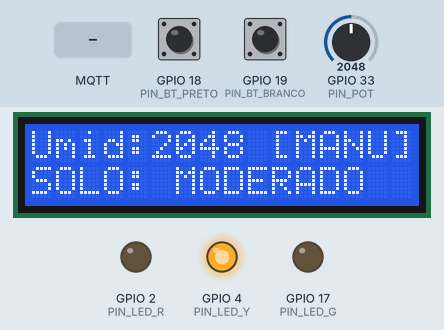
A sketch run on a simulated ESP32. Parts: 16×2 character LCD, output pins drawn as LEDs (lit = HIGH). Dashed ring = blinking. Inputs (shaded band) come from the test bench; at power-on: GPIO 19 (PIN_BT_BRANCO) HIGH, GPIO 33 (PIN_POT) = 2048, GPIO 18 (PIN_BT_PRETO) HIGH. WiFi joins after 1.5 s; servers stay silent unless stated; random numbers use the default seed unless the sketch sets one; no MQTT or app messages arrive unless stated; what the sketch prints to the serial monitor is not drawn.

Above: at 3.8 s.
3.9 s: MQTT message "1" arrives on the third subscribed topic
At 4.32 s:
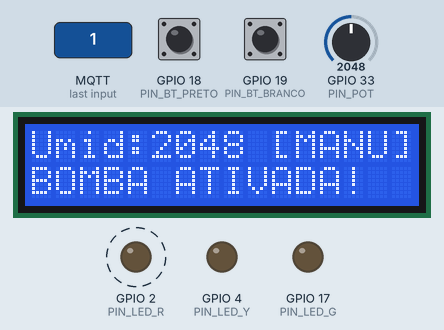
6.2 s: GPIO 19 (PIN_BT_BRANCO) pulled LOW for 1 s
At 8.2 s:
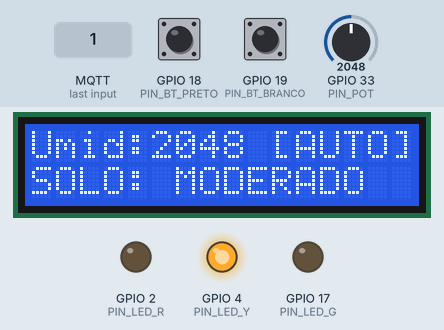
8.8 s: GPIO 33 (PIN_POT) set to 2684
At 9.6 s:
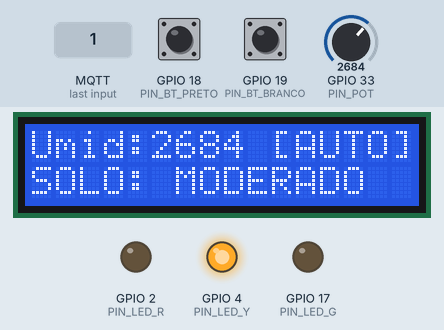
10.3 s: GPIO 33 (PIN_POT) set to 2758
At 11.0 s:
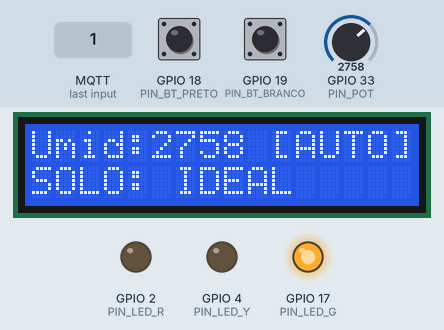
11.8 s: GPIO 18 (PIN_BT_PRETO) pulled LOW for 3.2 s
At 15.44 s:
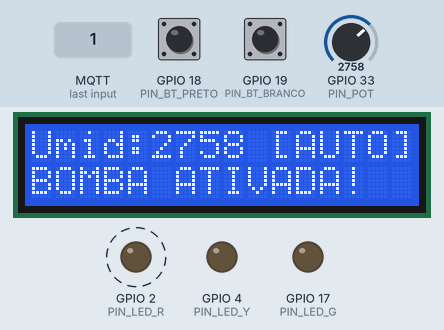
15.6 s: GPIO 19 (PIN_BT_BRANCO) pulled LOW for 0.15 s
At 16.9 s:
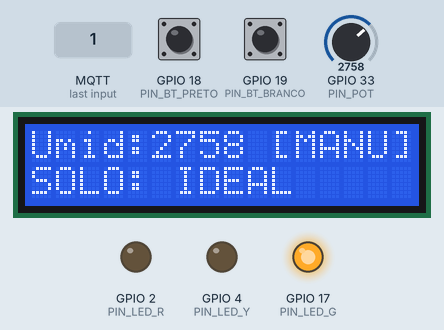
Timing chart, 0 to 18.4 s (numbered marks = the images above; inputs shaded):
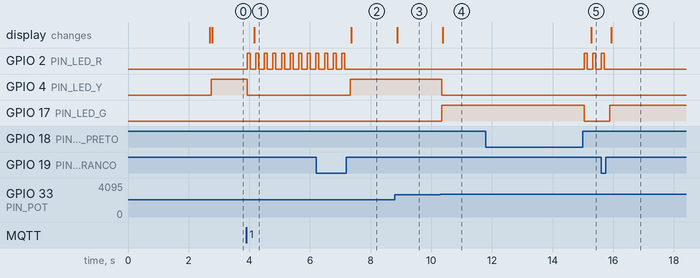

The sketch:

main.ino
```cpp
/*
 * ============================================================
 * PROJETO: OrbitalAgro — Estação Terrestre de Validação Climática
 *
 * ARQUITETURA:
 * - Refatorado com base nas boas práticas (Separação de módulos)
 * - Conexão MQTT não-bloqueante (verificaConexoes)
 * - Integração completa com Display LCD I2C
 *
 * HARDWARE (Wokwi):
 * OUTPUT: Pino 17 (LED Verde), 4 (LED Amarelo), 2 (LED Vermelho)
 * INPUT:  Pino 18 (Botão Preto), 19 (Botão Branco)
 * ANALOG: Pino 33 (Potenciômetro/Sensor de Umidade do Solo)
 * I2C:    Pinos 21 (SDA) e 22 (SCL) para o LCD 16x2
 * ============================================================
 */

#include <Arduino.h>
#include <WiFi.h>
#include <PubSubClient.h>
#include <ArduinoJson.h>
#include <LiquidCrystal_I2C.h> // Passo A: Biblioteca do Display adicionada

// ─── Mapeamento de Pinos (Padrão Clean Code) ──────────────────
#define PIN_BT_PRETO   18
#define PIN_BT_BRANCO  19
#define PIN_LED_G      17
#define PIN_LED_Y       4
#define PIN_LED_R       2
#define PIN_POT        33

// ─── Configurações do Sistema ─────────────────────────────────
#define INTERVALO_PUBLICACAO 2000

#define STATUS_SECO     0
#define STATUS_MODERADO 1
#define STATUS_UMIDO    2

// ─── Credenciais Wi-Fi e MQTT ─────────────────────────────────
const char* SSID        = "Wokwi-GUEST";
const char* PASSWORD    = "";
const char* BROKER_MQTT = "broker.hivemq.com";
const int   BROKER_PORT = 1883;
const char* ID_MQTT     = "orbital_agro_rm561337";

// Tópicos de Comunicação
const char* TOPIC_PUB_STATUS = "orbitalsense/fiap2tds/RM561337/status";
const char* TOPIC_PUB_SENSOR = "orbitalsense/fiap2tds/RM561337/sensor";
const char* TOPIC_PUB_ALERTA = "orbitalsense/fiap2tds/RM561337/alertas";

const char* TOPIC_SUB_RESET  = "orbitalsense/fiap2tds/RM561337/reset";
const char* TOPIC_SUB_MODO   = "orbitalsense/fiap2tds/RM561337/cmd/modo";
const char* TOPIC_SUB_BOMBA  = "orbitalsense/fiap2tds/RM561337/cmd/bomba";

WiFiClient   espClient;
PubSubClient MQTT(espClient);
LiquidCrystal_I2C lcd(0x27, 16, 2); // Passo A: Declaração do LCD

// ─── Variáveis de Estado (Memória do Sistema) ─────────────────
unsigned long ultimaPublicacao = 0;

int  valorAnalog      = 0;
int  nivelRisco       = STATUS_SECO;
bool modoAutomatico   = false;
int  contadorAlertas  = 0;
bool flagBranco       = LOW;
bool flagPreto        = LOW;
bool alertaManual     = false;

struct Alerta {
  unsigned long timestamp;
  int valor;
  String tipo;
};
Alerta historico[5];
int idxHistorico = 0;

// ─── Protótipos das Funções ───────────────────────────────────
void initWiFi();
void initMQTT();
void reconectaMQTT();
void verificaConexoes();
void callbackMQTT(char* topic, byte* payload, unsigned int length);

void lerSensor();
void processarBotoes();
void atualizarLEDs();
void atualizarLCD();
void registrarAlerta(String tipo);
String nivelParaString(int nivel);

void publicarTudo();
String jsonStatus();
String jsonSensor();
String jsonAlertas();

// ─────────────────────────────────────────────────────────────
void setup() {
  Serial.begin(115200);

  // Passo B: Inicialização da tela nas primeiras linhas do setup
  lcd.init();
  lcd.backlight();
  lcd.setCursor(0, 0);
  lcd.print("OrbitalAgro IoT");
  lcd.setCursor(0, 1);
  lcd.print("Iniciando...");

  // Configuração dos Pinos
  pinMode(PIN_BT_BRANCO, INPUT_PULLUP);
  pinMode(PIN_BT_PRETO,  INPUT_PULLUP);
  pinMode(PIN_LED_G,     OUTPUT);
  pinMode(PIN_LED_Y,     OUTPUT);
  pinMode(PIN_LED_R,     OUTPUT);

  digitalWrite(PIN_LED_G, LOW);
  digitalWrite(PIN_LED_Y, LOW);
  digitalWrite(PIN_LED_R, LOW);

  // Limpa histórico
  for (int i = 0; i < 5; i++) historico[i] = {0, 0, "vazio"};

  initWiFi();
  initMQTT();
  delay(1000);
  lcd.clear(); // Limpa a mensagem de inicialização
}

// ─────────────────────────────────────────────────────────────
void loop() {
  // Verifica conexões de forma não-bloqueante (Padrão Clean Code)
  verificaConexoes();
  MQTT.loop();

  // Executa leituras e atuadores
  processarBotoes();
  lerSensor();
  atualizarLEDs();
  atualizarLCD(); // Passo C: Função de atualização da tela chamada no loop

  // Publicação temporizada
  if (millis() - ultimaPublicacao >= INTERVALO_PUBLICACAO) {
    ultimaPublicacao = millis();
    publicarTudo();
  }

  delay(50);
}

// ─── Módulo de Rede (Baseado no challenge iotv2) ──────────────
void initWiFi() {
  Serial.print("[WiFi] Conectando a ");
  Serial.println(SSID);
  WiFi.begin(SSID, PASSWORD, 6);

  while (WiFi.status() != WL_CONNECTED) {
    delay(200);
    Serial.print(".");
  }
  Serial.println("\n[WiFi] Conectado!");
}

void initMQTT() {
  MQTT.setServer(BROKER_MQTT, BROKER_PORT);
  MQTT.setCallback(callbackMQTT);
}

void reconectaMQTT() {
  if (WiFi.status() != WL_CONNECTED) return;

  if (!MQTT.connected()) {
    Serial.print("[MQTT] Conectando ao Broker... ");
    String clientId = String(ID_MQTT) + "-" + String(random(0xffff), HEX);

    if (MQTT.connect(clientId.c_str())) {
      Serial.println("OK!");
      MQTT.subscribe(TOPIC_SUB_RESET);
      MQTT.subscribe(TOPIC_SUB_MODO);
      MQTT.subscribe(TOPIC_SUB_BOMBA);
      publicarTudo();
    } else {
      Serial.print("Falha, rc=");
      Serial.print(MQTT.state());
      Serial.println(" Nova tentativa automatica...");
    }
  }
}

void verificaConexoes() {
  if (WiFi.status() != WL_CONNECTED) initWiFi();
  if (!MQTT.connected()) reconectaMQTT();
}

// ─── Módulo de Sensores e Atuadores ───────────────────────────
void lerSensor() {
  valorAnalog = analogRead(PIN_POT);
  int nivelAnterior = nivelRisco;

  if      (valorAnalog <= 1365) nivelRisco = STATUS_SECO;
  else if (valorAnalog <= 2730) nivelRisco = STATUS_MODERADO;
  else                          nivelRisco = STATUS_UMIDO;

  if (nivelAnterior != STATUS_SECO && nivelRisco == STATUS_SECO) {
    contadorAlertas++;
    registrarAlerta("AUTOMATICO_CRITICO");
    Serial.printf("[ALERTA] Solo extremamente SECO! ADC: %d\n", valorAnalog);
  }
}

void processarBotoes() {
  bool statusBranco = digitalRead(PIN_BT_BRANCO);
  if (statusBranco == LOW  && flagBranco == LOW)  flagBranco = HIGH;
  if (statusBranco == HIGH && flagBranco == HIGH) {
    flagBranco = LOW;
    modoAutomatico = !modoAutomatico;
    alertaManual   = false;
    Serial.println(modoAutomatico ? "[SISTEMA] Irrigação AUTO Ativada" : "[SISTEMA] Controle MANUAL");
  }

  bool statusPreto = digitalRead(PIN_BT_PRETO);
  if (statusPreto == LOW  && flagPreto == LOW)  flagPreto = HIGH;
  if (statusPreto == HIGH && flagPreto == HIGH) {
    flagPreto    = LOW;
    alertaManual = !alertaManual;

    if (alertaManual) {
      contadorAlertas++;
      registrarAlerta("MANUAL_BOTAO_PRETO");
      Serial.println("[BOMBA] Acionada fisicamente na fazenda!");
    } else {
      Serial.println("[BOMBA] Desativada fisicamente.");
    }
  }
}

void atualizarLEDs() {
  // 1. Prioridade Máxima: Se a bomba for ligada (física ou remotamente), pisca vermelho
  if (alertaManual) {
    digitalWrite(PIN_LED_G, LOW);
    digitalWrite(PIN_LED_Y, LOW);
    digitalWrite(PIN_LED_R, HIGH);
    delay(100);
    digitalWrite(PIN_LED_R, LOW);
    delay(100);
    return;
  }

  // 2. Comportamento Padrão: LEDs refletem EXATAMENTE a umidade do solo
  digitalWrite(PIN_LED_R, nivelRisco == STATUS_SECO ? HIGH : LOW);
  digitalWrite(PIN_LED_Y, nivelRisco == STATUS_MODERADO ? HIGH : LOW);
  digitalWrite(PIN_LED_G, nivelRisco == STATUS_UMIDO ? HIGH : LOW);
}

// Passo C: A função do Display LCD implementada
void atualizarLCD() {
  lcd.setCursor(0, 0);
  lcd.print("Umid:");
  lcd.print(valorAnalog);
  lcd.print("   "); // Sobrescreve números antigos com espaço vazio

  lcd.setCursor(10, 0);
  if(modoAutomatico) lcd.print("[AUTO]");
  else lcd.print("[MANU]");

  lcd.setCursor(0, 1);
  if(alertaManual) {
    lcd.print("BOMBA ATIVADA!  ");
  } else {
    if(nivelRisco == STATUS_SECO)      lcd.print("ALERTA: SECO!   ");
    else if(nivelRisco == STATUS_MODERADO) lcd.print("SOLO: MODERADO  ");
    else                               lcd.print("SOLO: IDEAL     ");
  }
}

void registrarAlerta(String tipo) {
  historico[idxHistorico] = {millis(), valorAnalog, tipo};
  idxHistorico = (idxHistorico + 1) % 5;
}

String nivelParaString(int nivel) {
  switch (nivel) {
    case STATUS_SECO: return "CRITICO";
    case STATUS_MODERADO: return "ATENCAO";
    case STATUS_UMIDO: return "NORMAL";
    default: return "DESCONHECIDO";
  }
}

// ─── Módulo MQTT Recebimento de Comandos ──────────────────────
void callbackMQTT(char* topic, byte* payload, unsigned int length) {
  String t = String(topic);
  Serial.println("[MQTT] Comando Remoto recebido.");

  if (t == TOPIC_SUB_RESET) {
    contadorAlertas = 0;
    idxHistorico    = 0;
    alertaManual    = false;
    for (int i = 0; i < 5; i++) historico[i] = {0, 0, "vazio"};
    Serial.println(">> Sistema Resetado pelo Dashboard!");
    publicarTudo();
  }
  else if (t == TOPIC_SUB_MODO) {
    modoAutomatico = !modoAutomatico;
    alertaManual   = false;
    Serial.println(modoAutomatico ? ">> Modo AUTO via Dashboard" : ">> Modo MANUAL via Dashboard");
    publicarTudo();
  }
  else if (t == TOPIC_SUB_BOMBA) {
    alertaManual = !alertaManual;
    if (alertaManual) {
      contadorAlertas++;
      registrarAlerta("ACIONAMENTO_REMOTO");
      Serial.println(">> Irrigação FORÇADA via Dashboard!");
    } else {
      Serial.println(">> Irrigação DESATIVADA via Dashboard");
    }
    publicarTudo();
  }
}

// ─── Módulo MQTT Envio de JSON ────────────────────────────────
void publicarTudo() {
  if (!MQTT.connected()) return;
  MQTT.publish(TOPIC_PUB_STATUS, jsonStatus().c_str(), true);
  MQTT.publish(TOPIC_PUB_SENSOR, jsonSensor().c_str(), true);
  MQTT.publish(TOPIC_PUB_ALERTA, jsonAlertas().c_str(), true);
}

String jsonStatus() {
  StaticJsonDocument<256> doc;
  doc["sistema"]             = "OrbitalAgro";
  doc["uptime_ms"]           = millis();
  doc["modo_automatico"]     = modoAutomatico;
  doc["alerta_manual_ativo"] = alertaManual;
  doc["total_alertas"]       = contadorAlertas;
  doc["nivel_atual"]         = nivelParaString(nivelRisco);

  String out; serializeJson(doc, out); return out;
}

String jsonSensor() {
  float percentual = (valorAnalog / 4095.0) * 100.0;
  StaticJsonDocument<256> doc;
  doc["sensor"]          = "umidade_solo";
  doc["valor_adc"]       = valorAnalog;
  doc["percentual"]      = serialized(String(percentual, 1));
  doc["nivel_risco"]     = nivelRisco;
  doc["nivel_descricao"] = nivelParaString(nivelRisco);

  JsonObject leds = doc.createNestedObject("leds");
  leds["verde"]    = (nivelRisco == STATUS_UMIDO);
  leds["amarelo"]  = (nivelRisco == STATUS_MODERADO);
  leds["vermelho"] = (nivelRisco == STATUS_SECO);

  String out; serializeJson(doc, out); return out;
}

String jsonAlertas() {
  StaticJsonDocument<512> doc;
  doc["total_alertas"] = contadorAlertas;
  JsonArray arr = doc.createNestedArray("historico");

  for (int i = 0; i < 5; i++) {
    if (historico[i].timestamp > 0) {
      JsonObject item = arr.createNestedObject();
      item["timestamp_ms"] = historico[i].timestamp;
      item["valor_adc"]    = historico[i].valor;
      item["tipo"]         = historico[i].tipo;
    }
  }
  String out; serializeJson(doc, out); return out;
}
```

Measured:
- the behaviour switches between 2730 and 2731 on GPIO 33 (PIN_POT) (found by bisection; images 3 and 4)
- after the input at 3.9 s, GPIO 2 (PIN_LED_R): alternates HIGH for 0.10 s and LOW for 0.18 s, starting at once; GPIO 4 (PIN_LED_Y): HIGH → LOW at once; the display: changes after 0.26 s (image 1)
- after the input at 6.2 s, GPIO 4 (PIN_LED_Y): LOW → HIGH after 1.1 s; the display: changes after 1.2 s (image 2)
- after the input at 8.8 s, the display: changes after 0.07 s (image 3)
- after the input at 10.3 s, GPIO 4 (PIN_LED_Y): HIGH → LOW after 0.05 s; GPIO 17 (PIN_LED_G): LOW → HIGH after 0.05 s; the display: changes after 0.08 s (image 4)
- after the input at 11.8 s, GPIO 2 (PIN_LED_R): alternates HIGH for 0.10 s and LOW for 0.18 s, starting after 3.2 s; GPIO 17 (PIN_LED_G): HIGH → LOW after 3.2 s; the display: changes after 3.5 s (image 5)
- after the input at 15.6 s, GPIO 17 (PIN_LED_G): LOW → HIGH after 0.29 s; the display: changes after 0.33 s (image 6)
